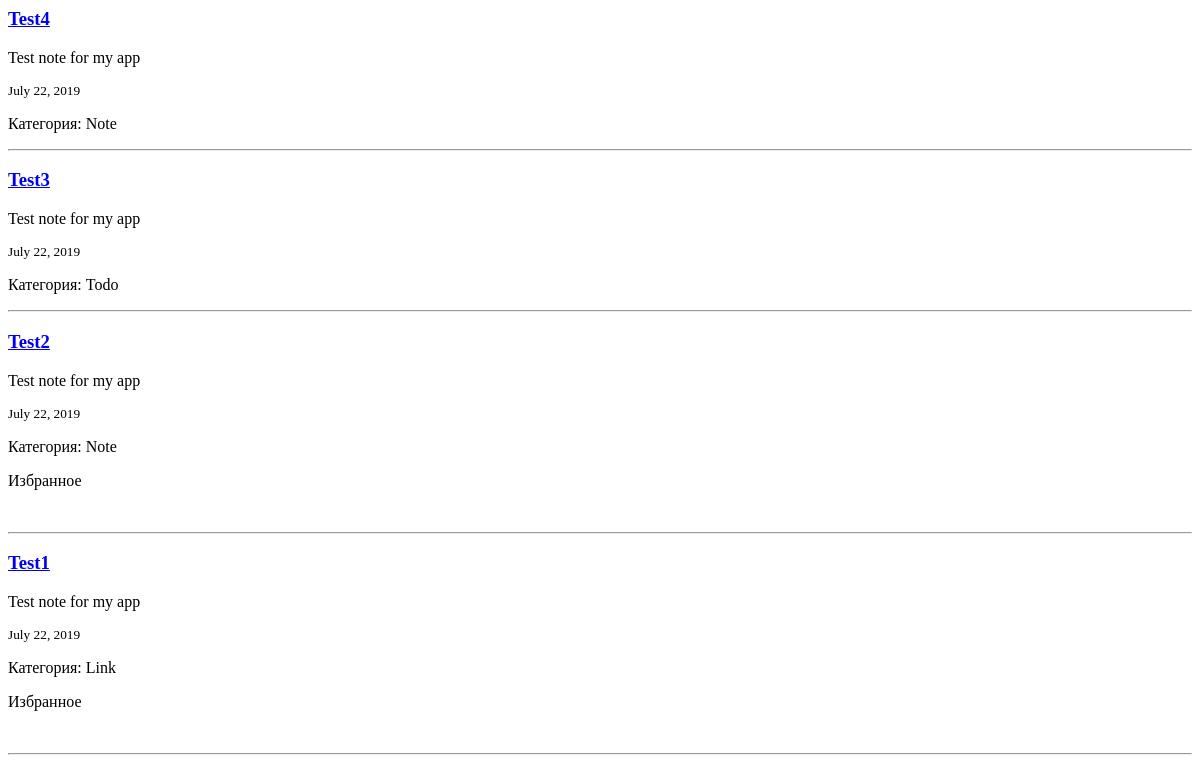
Page /notes/filters/ (signed in) on the earlier database version.
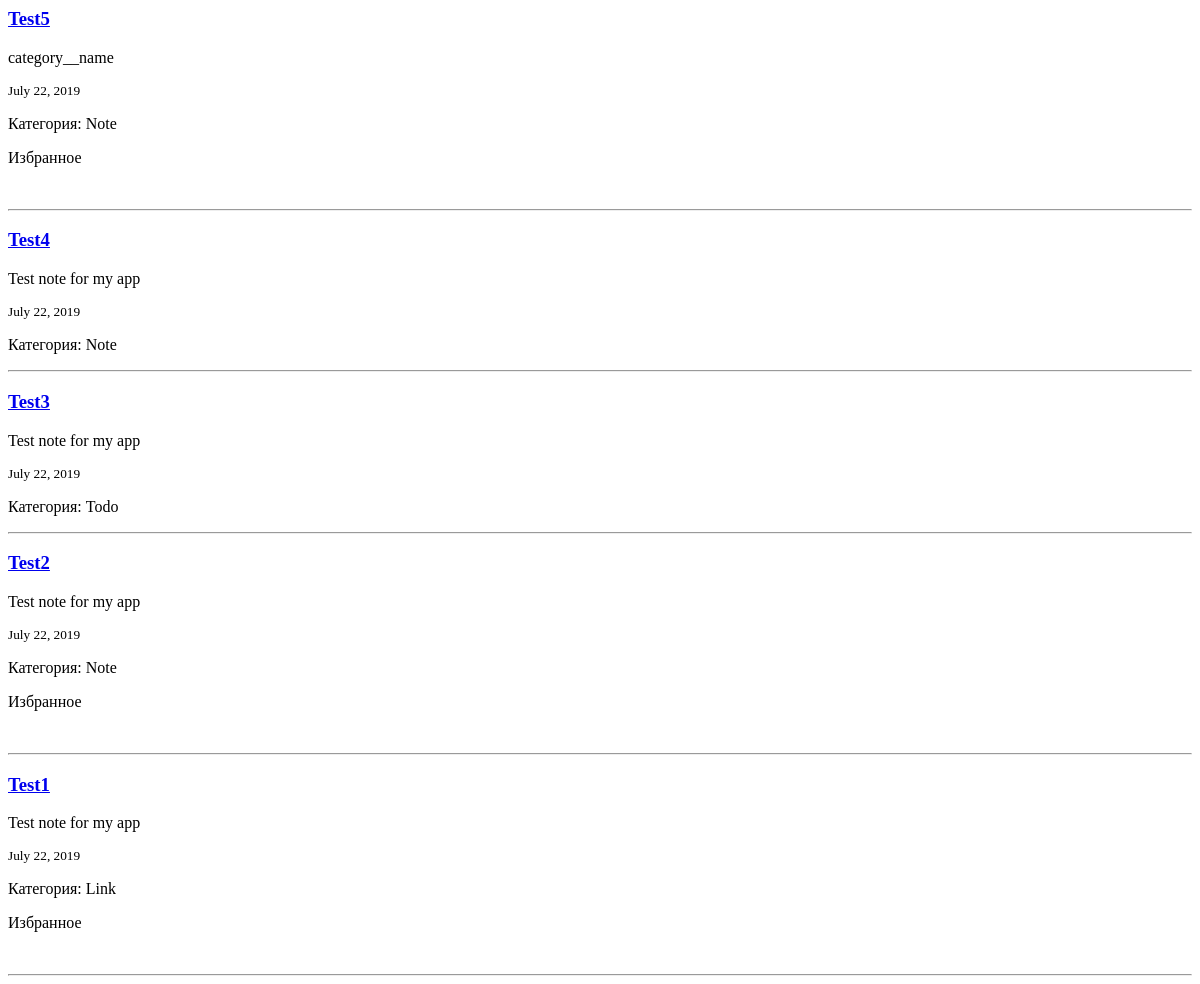
Same page on the later database version.
### notes/models.py (models this page shows, shortened)
class Note(models.Model):
    title = models.CharField(max_length=255)
    content = models.TextField()
    favourite = models.BooleanField(default=False)
    publish = models.DateField(auto_now=False, auto_now_add=True)
    updated = models.DateTimeField(auto_now=True, auto_now_add=False)
    user = models.ForeignKey(
        settings.AUTH_USER_MODEL,
        on_delete=models.CASCADE,
    )
    category = models.ForeignKey(
        Category,
        default="Note",
        on_delete=models.CASCADE,
        related_query_name='category',
    )
    def get_absolute_url(self):
        return reverse('note_detail', args=[str(self.id)])
    class Meta:
        ordering = ["-publish", "-updated"]

class Category(models.Model):
    name = models.CharField(max_length=100)
    class Meta:
        verbose_name = ("Category")
        verbose_name_plural = ("Categories")
    def __str__(self):
        return self.name

### notes/views.py (the view, shortened to what this page needs)
# urls.py: path('filters/', views.filter_list),
def filter_list(request):
    queryset_list = models.Note.objects.filter(user=request.user)
    context = {}
    context.update(csrf(request))
    category_list = []
    date_list = []
    for note in queryset_list:
        if note.category not in category_list:
            category_list.append(note.category)
    for note in queryset_list:
        if note.publish not in date_list:
            date_list.append(note.publish)
    filter_name = request.POST.get('filter')
    sort_name = request.POST.get('sort')
    query = request.POST.get('query')
    if sort_name:
        queryset_list = queryset_list.order_by(sort_name)
    if query:
        queryset_list = queryset_list.filter(Q(title__icontains=query) | Q(content__icontains=query)).distinct()
    page_request_var = 'page'
    context = {
        "object_list": queryset_list,
        "page_request_var": page_request_var
        }
    return render_to_response("list.html", context)

### templates/list.html
{% if object_list|length > 0 %}
{% for obj in object_list %}
<div class="row">
  <div class="col-sm-12">
    <div class="thumbnail">
      <div class="caption">
        <h3><a href="{{ obj.get_absolute_url }}">{{ obj.title }}</a></h3>
        <p>{{ obj.content|linebreaks|truncatechars:120 }}</p>
        <small>{{ obj.publish }}</small>
        <p>Категория: {{ obj.category }}</p>
        {% if obj.favourite %}
        <p>Избранное</p><br>
        {% endif %}
      </div>
    </div>
  </div>
  <hr />
</div>
{% endfor %}
{% else %}
<p>Заметки не найдены</p>
{% endif %}

Differences in the rows shown:
added Note: title "Test5", content "category__name", publish "July 22, 2019", category "Note", favourite "Избранное"
